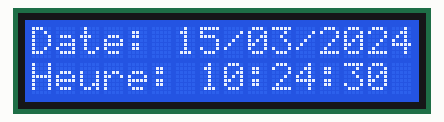
This program was run on a simulated Raspberry Pi (header pin numbers). On the bench: 16×2 character LCD. The clock reads 2024-03-15 10:24:30 at power-on unless the program sets it.

Above: at 0.1 s.
At 4.1 s:
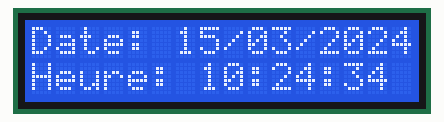
At 9.1 s:
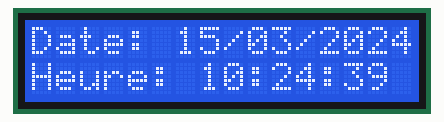
At 19.1 s:
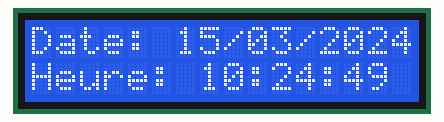
At 29.1 s:
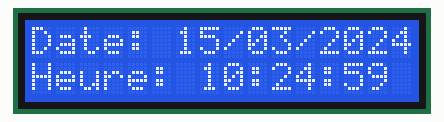
At 39.1 s:
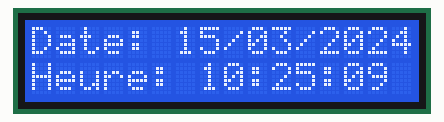

Measured:
- what the display in image 1 shows lasts 1.0 s, from 4.0 s to 5.0 s

The program:

date_lcd.py
```python
#!/usr/bin/env python3
#-- coding: utf-8 --

import RPi.GPIO as GPIO #Importe la bibliothèque pour contrôler les GPIOs
from RPLCD.gpio import CharLCD
import time


GPIO.setmode(GPIO.BOARD) #Définit le mode de numérotation (Board)
GPIO.setwarnings(False) #On désactive les messages d'alerte

lcd = CharLCD(cols=16, rows=2, pin_rs=37, pin_e=35, pins_data=[33, 31, 29, 23])

while True:
    lcd.cursor_pos = (0, 0)
    lcd.write_string("Date: %s" %time.strftime("%d/%m/%Y"))
    lcd.cursor_pos = (1, 0)
    lcd.write_string("Heure: %s" %time.strftime("%H:%M:%S"))
```
